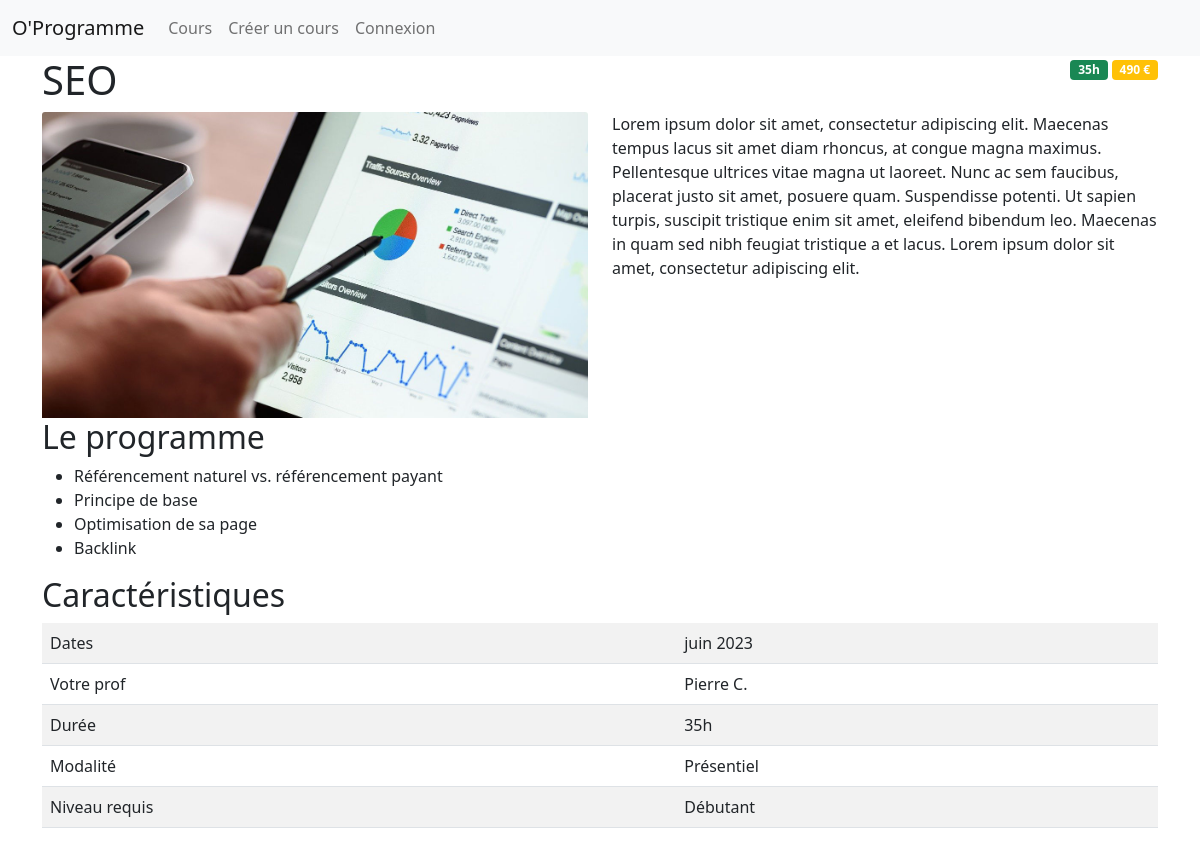
/cours.php?id=3, run on the app's committed database.
### tables this page shows
CREATE TABLE `courses` (
  `id` int(10) UNSIGNED NOT NULL,
  `title` varchar(100) NOT NULL,
  `image` varchar(50) DEFAULT NULL,
  `shortDescription` varchar(255) DEFAULT NULL,
  `description` text DEFAULT NULL,
  `programContent` text DEFAULT NULL,
  `numberOfHours` int(10) UNSIGNED NOT NULL DEFAULT 0,
  `price` float UNSIGNED NOT NULL DEFAULT 0,
  `classDate` varchar(100) DEFAULT NULL,
  `professor` varchar(100) DEFAULT NULL,
  `modality` varchar(30) DEFAULT NULL,
  `requiredLevel` varchar(20) DEFAULT NULL
);

### inc/classes/course.php (called while the page is built, shortened)
<?php
class Course extends CoreModel
{
    private $title;
    private $image;
    private $shortDescription;
    private $description;
    private $programContent;
    private $numberOfHours;
    private $price;
    private $classDate;
    private $professor;
    private $modality;
    private $requiredLevel;
    public function getTitle(): string
    {
        return $this->title;
    }
    public function setTitle(string $title): Course
    {
        $this->title = $title;
        return $this;
    }
    public function getImage(): string
    {
        return "images/{$this->image}";
    }
    public function setImage(string $image): Course
    {
        $this->image = $image;
        return $this;
    }
    public function getShortDescription(): string
    {
        return $this->shortDescription;
    }
    public function setShortDescription(string $shortDescription): Course
    {
        $this->shortDescription = $shortDescription;
        return $this;
    }
    public function getDescription(): string
    {
        return $this->description;
    }
    public function setDescription(string $description): Course
    {
        $this->description = $description;
        return $this;
    }
    public function getProgramContent(): array
    {
        return $this->programContent;
    }
    public function setProgramContent(array $programContent): Course
    {
        $this->programContent = $programContent;
        return $this;
    }
    public function getNumberOfHours(): int
    {
        return $this->numberOfHours;
    }
    public function setNumberOfHours(?int $numberOfHours): Course
    {
        if ($numberOfHours > 0) {
            $this->numberOfHours = $numberOfHours;
        }
        return $this;
    }
    public function getPrice(): float
    {
        return $this->price;
    }
    public function setPrice(?float $price): Course
    {
        if ($price > 0) {
            $this->price = $price;
        }
        return $this;
    }
    public function getClassDate(): string
    {
        return $this->classDate;
    }
    public function setClassDate(string $classDate): Course
    {
        $this->classDate = $classDate;
        return $this;
    }
    public function getProfessor(): string
    {
        return $this->professor;
    }
    public function setProfessor(string $professor): Course
    {
        $this->professor = $professor;
        return $this;
    }
    public function getModality(): string
    {
        return $this->modality;
    }
    public function setModality(string $modality): Course
    {
        $this->modality = $modality;
        return $this;
    }
    public function getRequiredLevel(): string
    {
        return $this->requiredLevel;
    }
    public function setRequiredLevel(string $requiredLevel): Course
    {
        $this->requiredLevel = $requiredLevel;
        return $this;
    }
    static public function findById($id)
    {
        $pdoDBConnexion = DB::getPDO();
        $sql = "SELECT * FROM courses WHERE id = $id";
        $pdoStatement = $pdoDBConnexion->query($sql);
        $result = $pdoStatement->fetch(PDO::FETCH_OBJ);
        $course = new Course($result->id);
        $course->setTitle($result->title);
        $course->setImage($result->image);
        $course->setShortDescription($result->shortDescription);
        $course->setDescription($result->description);
        $course->setProgramContent(json_decode($result->programContent));
        $course->setNumberOfHours($result->numberOfHours);
        $course->setPrice($result->price);
        $course->setClassDate($result->classDate);
        $course->setProfessor($result->professor);
        $course->setModality($result->modality);
        $course->setRequiredLevel($result->requiredLevel);
        return $course;
    }
}

### inc/functions.php (called while the page is built, shortened)
<?php
function getCourseOrRedirect($id)
{
    $course = Course::findById($id);
    if ($course) {
        return $course;
    }
    exit();
}

### cours.php (the view, shortened to what this page needs)
<?php
require 'inc/functions.php';
$course = getCourseOrRedirect($_GET['id']);
?>
<!DOCTYPE html>
<html lang="en">
<head>
    <link href="https://cdn.jsdelivr.net/npm/bootstrap@5.1.3/dist/css/bootstrap.min.css" rel="stylesheet">
</head>
<body>
    <?php require 'inc/menu.tpl.php' ?>
    <div class="container mb-5">
        <div class="row">
            <div class="col">
                <h1><?= $course->getTitle(); ?></h1>
            </div>
            <div class="col text-end">
                <span class="badge bg-success"><?= $course->getNumberOfHours() ?>h</span>
                <span class="badge bg-warning"><?= $course->getPrice() ?> €</span>
            </div>
        </div>
        <div class="row">
            <div class="col-12 col-md-6"><img src="<?= $course->getImage() ?>" class="card-img-top" alt="<?= $course->getShortDescription() ?>"></div>
            <div class="col-12 col-md-6"><?= $course->getDescription() ?></div>
        </div>
        <div class="row">
            <div class="col">
                <h2>Le programme</h2>
                <ul>
                    <?php foreach ($course->getProgramContent() as $notion) : ?>
                        <li><?= $notion ?></li>
                    <?php endforeach; ?>
                </ul>
            </div>
        </div>
        <div class="row">
            <div class="col">
                <h2>Caractéristiques</h2>
                <table class="table table-striped">
                    <tr>
                        <td>Dates</td>
                        <td><?= $course->getClassDate() ?></td>
                    </tr>
                    <tr>
                        <td>Votre prof</td>
                        <td><?= $course->getProfessor() ?></td>
                    </tr>
                    <tr>
                        <td>Durée</td>
                        <td><?= $course->getNumberOfHours() ?>h</td>
                    </tr>
                    <tr>
                        <td>Modalité</td>
                        <td><?= $course->getModality() ?></td>
                    </tr>
                    <tr>
                        <td>Niveau requis</td>
                        <td><?= $course->getRequiredLevel() ?></td>
                    </tr>
                </table>
            </div>
        </div>
    </div>
</body>
</html>

### data on the page
courses: title "SEO", numberOfHours "35", price "490", image (picture), description "Lorem ipsum dolor sit amet, consectetur adipiscing elit. Maecenas tempus lacus sit amet diam rhoncus, at congue magna maximus. Pellentesque ultrices vitae magna ut laoreet. Nunc ac sem faucibus, placerat justo sit amet, posuere quam. Suspendisse potenti. Ut sapien turpis, suscipit tristique enim sit amet, eleifend bibendum leo. Maecenas in quam sed nibh feugiat tristique a et lacus. Lorem ipsum dolor sit amet, consectetur adipiscing elit.", classDate "juin 2023", professor "Pierre C.", modality "Présentiel", requiredLevel "Débutant"

### other printed values
$notion "Référencement naturel vs. référencement payant"
$notion "Principe de base"
$notion "Optimisation de sa page"
$notion "Backlink"
